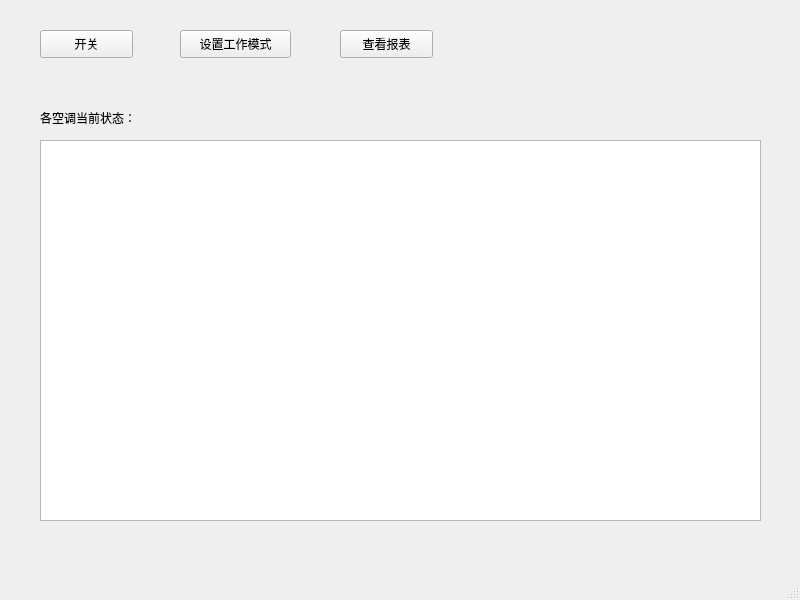
<?xml version="1.0" encoding="UTF-8"?>
<ui version="4.0">
 <class>MainWindow</class>
 <widget class="QMainWindow" name="MainWindow">
  <property name="geometry">
   <rect>
    <x>0</x>
    <y>0</y>
    <width>800</width>
    <height>600</height>
   </rect>
  </property>
  <property name="windowTitle">
   <string>MainWindow</string>
  </property>
  <widget class="QWidget" name="centralwidget">
   <widget class="QPushButton" name="pushButton">
    <property name="geometry">
     <rect>
      <x>40</x>
      <y>30</y>
      <width>93</width>
      <height>28</height>
     </rect>
    </property>
    <property name="text">
     <string>开关</string>
    </property>
   </widget>
   <widget class="QPushButton" name="pushButton_2">
    <property name="geometry">
     <rect>
      <x>180</x>
      <y>30</y>
      <width>111</width>
      <height>28</height>
     </rect>
    </property>
    <property name="text">
     <string>设置工作模式</string>
    </property>
   </widget>
   <widget class="QTableView" name="tableView">
    <property name="geometry">
     <rect>
      <x>40</x>
      <y>140</y>
      <width>721</width>
      <height>381</height>
     </rect>
    </property>
   </widget>
   <widget class="QPushButton" name="pushButton_3">
    <property name="geometry">
     <rect>
      <x>340</x>
      <y>30</y>
      <width>93</width>
      <height>28</height>
     </rect>
    </property>
    <property name="text">
     <string>查看报表</string>
    </property>
   </widget>
   <widget class="QLabel" name="label">
    <property name="geometry">
     <rect>
      <x>40</x>
      <y>110</y>
      <width>151</width>
      <height>16</height>
     </rect>
    </property>
    <property name="text">
     <string>各空调当前状态：</string>
    </property>
   </widget>
  </widget>
  <widget class="QMenuBar" name="menubar">
   <property name="geometry">
    <rect>
     <x>0</x>
     <y>0</y>
     <width>800</width>
     <height>26</height>
    </rect>
   </property>
  </widget>
  <widget class="QStatusBar" name="statusbar"/>
 </widget>
 <resources/>
 <connections/>
</ui>
